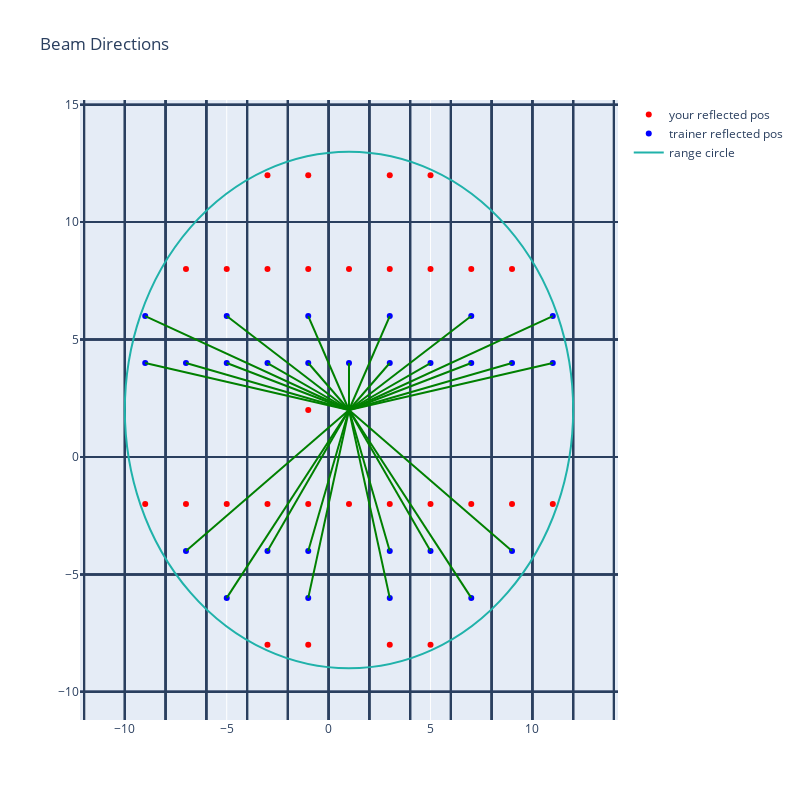

Write notebook code for a chart like this one.
### Code cell
result_plot([2,5],[1,2],[1,4],11)

### Figure 1 — Plotly figure (JSON) as saved in the notebook; plotly's stock layout.template omitted (floating-point values rounded to 4 significant figures)
{"data": [{"marker": {"color": "red"}, "mode": "markers", "name": "your reflected pos", "type": "scatter", "x": [-1, 1, 3, -1, -3, 5, 1, 3, -1, 7, -3, -5, 5, -5, 7, 9, -7, -7, 9, 3, -1, -1, 3, -3, 5, -3, 11, -9, 5], "y": [2, -2, -2, -2, -2, -2, 8, 8, 8, -2, 8, -2, 8, 8, 8, -2, -2, 8, 8, 12, -8, 12, -8, -8, -8, 12, -2, -2, 12]}, {"marker": {"color": "blue"}, "mode": "markers", "name": "trainer reflected pos", "type": "scatter", "x": [1, -1, 3, 3, -1, -3, 5, -1, 3, 7, -5, 5, -3, -5, 7, -1, 9, 3, -7, 7, -5, 9, -7, 11, -9, -9, 11], "y": [4, 4, 4, 6, 6, 4, 4, -4, -4, 4, 4, -4, -4, 6, 6, -6, 4, -6, 4, -6, -6, -4, -4, 4, 4, 6, 6]}, {"line": {"color": "LightSeaGreen"}, "mode": "lines", "name": "range circle", "type": "scatter", "x": [11], "y": [11]}], "layout": {"height": 800, "shapes": [{"type": "rect", "x0": 2, "x1": 4, "y0": 5, "y1": 10}, {"type": "rect", "x0": 2, "x1": 4, "y0": 10, "y1": 15}, {"type": "rect", "x0": 2, "x1": 4, "y0": 15, "y1": 20}, {"type": "rect", "x0": 2, "x1": 4, "y0": 20, "y1": 25}, {"type": "rect", "x0": 2, "x1": 4, "y0": 25, "y1": 30}, {"type": "rect", "x0": 2, "x1": 4, "y0": 30, "y1": 35}, {"type": "rect", "x0": 2, "x1": 4, "y0": 35, "y1": 40}, {"type": "rect", "x0": 2, "x1": 4, "y0": 40, "y1": -40}, {"type": "rect", "x0": 2, "x1": 4, "y0": -40, "y1": -35}, {"type": "rect", "x0": 2, "x1": 4, "y0": -35, "y1": -30}, {"type": "rect", "x0": 2, "x1": 4, "y0": -30, "y1": -25}, {"type": "rect", "x0": 2, "x1": 4, "y0": -25, "y1": -20}, {"type": "rect", "x0": 2, "x1": 4, "y0": -20, "y1": -15}, {"type": "rect", "x0": 2, "x1": 4, "y0": -15, "y1": -10}, {"type": "rect", "x0": 2, "x1": 4, "y0": -10, "y1": -5}, {"type": "rect", "x0": 2, "x1": 4, "y0": -5, "y1": 0}, {"type": "rect", "x0": 2, "x1": 4, "y0": 0, "y1": 5}, {"type": "rect", "x0": 4, "x1": 6, "y0": 5, "y1": 10}, {"type": "rect", "x0": 4, "x1": 6, "y0": 10, "y1": 15}, {"type": "rect", "x0": 4, "x1": 6, "y0": 15, "y1": 20}, {"type": "rect", "x0": 4, "x1": 6, "y0": 20, "y1": 25}, {"type": "rect", "x0": 4, "x1": 6, "y0": 25, "y1": 30}, {"type": "rect", "x0": 4, "x1": 6, "y0": 30, "y1": 35}, {"type": "rect", "x0": 4, "x1": 6, "y0": 35, "y1": 40}, {"type": "rect", "x0": 4, "x1": 6, "y0": 40, "y1": -40}, {"type": "rect", "x0": 4, "x1": 6, "y0": -40, "y1": -35}, {"type": "rect", "x0": 4, "x1": 6, "y0": -35, "y1": -30}, {"type": "rect", "x0": 4, "x1": 6, "y0": -30, "y1": -25}, {"type": "rect", "x0": 4, "x1": 6, "y0": -25, "y1": -20}, {"type": "rect", "x0": 4, "x1": 6, "y0": -20, "y1": -15}, {"type": "rect", "x0": 4, "x1": 6, "y0": -15, "y1": -10}, {"type": "rect", "x0": 4, "x1": 6, "y0": -10, "y1": -5}, {"type": "rect", "x0": 4, "x1": 6, "y0": -5, "y1": 0}, {"type": "rect", "x0": 4, "x1": 6, "y0": 0, "y1": 5}, {"type": "rect", "x0": 6, "x1": 8, "y0": 5, "y1": 10}, {"type": "rect", "x0": 6, "x1": 8, "y0": 10, "y1": 15}, {"type": "rect", "x0": 6, "x1": 8, "y0": 15, "y1": 20}, {"type": "rect", "x0": 6, "x1": 8, "y0": 20, "y1": 25}, {"type": "rect", "x0": 6, "x1": 8, "y0": 25, "y1": 30}, {"type": "rect", "x0": 6, "x1": 8, "y0": 30, "y1": 35}, {"type": "rect", "x0": 6, "x1": 8, "y0": 35, "y1": 40}, {"type": "rect", "x0": 6, "x1": 8, "y0": 40, "y1": -40}, {"type": "rect", "x0": 6, "x1": 8, "y0": -40, "y1": -35}, {"type": "rect", "x0": 6, "x1": 8, "y0": -35, "y1": -30}, {"type": "rect", "x0": 6, "x1": 8, "y0": -30, "y1": -25}, {"type": "rect", "x0": 6, "x1": 8, "y0": -25, "y1": -20}, {"type": "rect", "x0": 6, "x1": 8, "y0": -20, "y1": -15}, {"type": "rect", "x0": 6, "x1": 8, "y0": -15, "y1": -10}, {"type": "rect", "x0": 6, "x1": 8, "y0": -10, "y1": -5}, {"type": "rect", "x0": 6, "x1": 8, "y0": -5, "y1": 0}, {"type": "rect", "x0": 6, "x1": 8, "y0": 0, "y1": 5}, {"type": "rect", "x0": 8, "x1": 10, "y0": 5, "y1": 10}, {"type": "rect", "x0": 8, "x1": 10, "y0": 10, "y1": 15}, {"type": "rect", "x0": 8, "x1": 10, "y0": 15, "y1": 20}, {"type": "rect", "x0": 8, "x1": 10, "y0": 20, "y1": 25}, {"type": "rect", "x0": 8, "x1": 10, "y0": 25, "y1": 30}, {"type": "rect", "x0": 8, "x1": 10, "y0": 30, "y1": 35}, {"type": "rect", "x0": 8, "x1": 10, "y0": 35, "y1": 40}, {"type": "rect", "x0": 8, "x1": 10, "y0": 40, "y1": -40}, {"type": "rect", "x0": 8, "x1": 10, "y0": -40, "y1": -35}, {"type": "rect", "x0": 8, "x1": 10, "y0": -35, "y1": -30}, {"type": "rect", "x0": 8, "x1": 10, "y0": -30, "y1": -25}, {"type": "rect", "x0": 8, "x1": 10, "y0": -25, "y1": -20}, {"type": "rect", "x0": 8, "x1": 10, "y0": -20, "y1": -15}, {"type": "rect", "x0": 8, "x1": 10, "y0": -15, "y1": -10}, {"type": "rect", "x0": 8, "x1": 10, "y0": -10, "y1": -5}, {"type": "rect", "x0": 8, "x1": 10, "y0": -5, "y1": 0}, {"type": "rect", "x0": 8, "x1": 10, "y0": 0, "y1": 5}, {"type": "rect", "x0": 10, "x1": 12, "y0": 5, "y1": 10}, {"type": "rect", "x0": 10, "x1": 12, "y0": 10, "y1": 15}, {"type": "rect", "x0": 10, "x1": 12, "y0": 15, "y1": 20}, {"type": "rect", "x0": 10, "x1": 12, "y0": 20, "y1": 25}, {"type": "rect", "x0": 10, "x1": 12, "y0": 25, "y1": 30}, {"type": "rect", "x0": 10, "x1": 12, "y0": 30, "y1": 35}, {"type": "rect", "x0": 10, "x1": 12, "y0": 35, "y1": 40}, {"type": "rect", "x0": 10, "x1": 12, "y0": 40, "y1": -40}, {"type": "rect", "x0": 10, "x1": 12, "y0": -40, "y1": -35}, {"type": "rect", "x0": 10, "x1": 12, "y0": -35, "y1": -30}, {"type": "rect", "x0": 10, "x1": 12, "y0": -30, "y1": -25}, {"type": "rect", "x0": 10, "x1": 12, "y0": -25, "y1": -20}, {"type": "rect", "x0": 10, "x1": 12, "y0": -20, "y1": -15}, {"type": "rect", "x0": 10, "x1": 12, "y0": -15, "y1": -10}, {"type": "rect", "x0": 10, "x1": 12, "y0": -10, "y1": -5}, {"type": "rect", "x0": 10, "x1": 12, "y0": -5, "y1": 0}, {"type": "rect", "x0": 10, "x1": 12, "y0": 0, "y1": 5}, {"type": "rect", "x0": 12, "x1": 14, "y0": 5, "y1": 10}, {"type": "rect", "x0": 12, "x1": 14, "y0": 10, "y1": 15}, {"type": "rect", "x0": 12, "x1": 14, "y0": 15, "y1": 20}, {"type": "rect", "x0": 12, "x1": 14, "y0": 20, "y1": 25}, {"type": "rect", "x0": 12, "x1": 14, "y0": 25, "y1": 30}, {"type": "rect", "x0": 12, "x1": 14, "y0": 30, "y1": 35}, {"type": "rect", "x0": 12, "x1": 14, "y0": 35, "y1": 40}, {"type": "rect", "x0": 12, "x1": 14, "y0": 40, "y1": -40}, {"type": "rect", "x0": 12, "x1": 14, "y0": -40, "y1": -35}, {"type": "rect", "x0": 12, "x1": 14, "y0": -35, "y1": -30}, {"type": "rect", "x0": 12, "x1": 14, "y0": -30, "y1": -25}, {"type": "rect", "x0": 12, "x1": 14, "y0": -25, "y1": -20}, {"type": "rect", "x0": 12, "x1": 14, "y0": -20, "y1": -15}, {"type": "rect", "x0": 12, "x1": 14, "y0": -15, "y1": -10}, {"type": "rect", "x0": 12, "x1": 14, "y0": -10, "y1": -5}, {"type": "rect", "x0": 12, "x1": 14, "y0": -5, "y1": 0}, {"type": "rect", "x0": 12, "x1": 14, "y0": 0, "y1": 5}, {"type": "rect", "x0": 14, "x1": 16, "y0": 5, "y1": 10}, {"type": "rect", "x0": 14, "x1": 16, "y0": 10, "y1": 15}, {"type": "rect", "x0": 14, "x1": 16, "y0": 15, "y1": 20}, {"type": "rect", "x0": 14, "x1": 16, "y0": 20, "y1": 25}, {"type": "rect", "x0": 14, "x1": 16, "y0": 25, "y1": 30}, {"type": "rect", "x0": 14, "x1": 16, "y0": 30, "y1": 35}, {"type": "rect", "x0": 14, "x1": 16, "y0": 35, "y1": 40}, {"type": "rect", "x0": 14, "x1": 16, "y0": 40, "y1": -40}, {"type": "rect", "x0": 14, "x1": 16, "y0": -40, "y1": -35}, {"type": "rect", "x0": 14, "x1": 16, "y0": -35, "y1": -30}, {"type": "rect", "x0": 14, "x1": 16, "y0": -30, "y1": -25}, {"type": "rect", "x0": 14, "x1": 16, "y0": -25, "y1": -20}, {"type": "rect", "x0": 14, "x1": 16, "y0": -20, "y1": -15}, {"type": "rect", "x0": 14, "x1": 16, "y0": -15, "y1": -10}, {"type": "rect", "x0": 14, "x1": 16, "y0": -10, "y1": -5}, {"type": "rect", "x0": 14, "x1": 16, "y0": -5, "y1": 0}, {"type": "rect", "x0": 14, "x1": 16, "y0": 0, "y1": 5}, {"type": "rect", "x0": 16, "x1": -16, "y0": 5, "y1": 10}, {"type": "rect", "x0": 16, "x1": -16, "y0": 10, "y1": 15}, {"type": "rect", "x0": 16, "x1": -16, "y0": 15, "y1": 20}, {"type": "rect", "x0": 16, "x1": -16, "y0": 20, "y1": 25}, {"type": "rect", "x0": 16, "x1": -16, "y0": 25, "y1": 30}, {"type": "rect", "x0": 16, "x1": -16, "y0": 30, "y1": 35}, {"type": "rect", "x0": 16, "x1": -16, "y0": 35, "y1": 40}, {"type": "rect", "x0": 16, "x1": -16, "y0": 40, "y1": -40}, {"type": "rect", "x0": 16, "x1": -16, "y0": -40, "y1": -35}, {"type": "rect", "x0": 16, "x1": -16, "y0": -35, "y1": -30}, {"type": "rect", "x0": 16, "x1": -16, "y0": -30, "y1": -25}, {"type": "rect", "x0": 16, "x1": -16, "y0": -25, "y1": -20}, {"type": "rect", "x0": 16, "x1": -16, "y0": -20, "y1": -15}, {"type": "rect", "x0": 16, "x1": -16, "y0": -15, "y1": -10}, {"type": "rect", "x0": 16, "x1": -16, "y0": -10, "y1": -5}, {"type": "rect", "x0": 16, "x1": -16, "y0": -5, "y1": 0}, {"type": "rect", "x0": 16, "x1": -16, "y0": 0, "y1": 5}, {"type": "rect", "x0": -16, "x1": -14, "y0": 5, "y1": 10}, {"type": "rect", "x0": -16, "x1": -14, "y0": 10, "y1": 15}, {"type": "rect", "x0": -16, "x1": -14, "y0": 15, "y1": 20}, {"type": "rect", "x0": -16, "x1": -14, "y0": 20, "y1": 25}, {"type": "rect", "x0": -16, "x1": -14, "y0": 25, "y1": 30}, {"type": "rect", "x0": -16, "x1": -14, "y0": 30, "y1": 35}, {"type": "rect", "x0": -16, "x1": -14, "y0": 35, "y1": 40}, {"type": "rect", "x0": -16, "x1": -14, "y0": 40, "y1": -40}, {"type": "rect", "x0": -16, "x1": -14, "y0": -40, "y1": -35}, {"type": "rect", "x0": -16, "x1": -14, "y0": -35, "y1": -30}, {"type": "rect", "x0": -16, "x1": -14, "y0": -30, "y1": -25}, {"type": "rect", "x0": -16, "x1": -14, "y0": -25, "y1": -20}, {"type": "rect", "x0": -16, "x1": -14, "y0": -20, "y1": -15}, {"type": "rect", "x0": -16, "x1": -14, "y0": -15, "y1": -10}, {"type": "rect", "x0": -16, "x1": -14, "y0": -10, "y1": -5}, {"type": "rect", "x0": -16, "x1": -14, "y0": -5, "y1": 0}, {"type": "rect", "x0": -16, "x1": -14, "y0": 0, "y1": 5}, {"type": "rect", "x0": -14, "x1": -12, "y0": 5, "y1": 10}, {"type": "rect", "x0": -14, "x1": -12, "y0": 10, "y1": 15}, {"type": "rect", "x0": -14, "x1": -12, "y0": 15, "y1": 20}, {"type": "rect", "x0": -14, "x1": -12, "y0": 20, "y1": 25}, {"type": "rect", "x0": -14, "x1": -12, "y0": 25, "y1": 30}, {"type": "rect", "x0": -14, "x1": -12, "y0": 30, "y1": 35}, {"type": "rect", "x0": -14, "x1": -12, "y0": 35, "y1": 40}, {"type": "rect", "x0": -14, "x1": -12, "y0": 40, "y1": -40}, {"type": "rect", "x0": -14, "x1": -12, "y0": -40, "y1": -35}, {"type": "rect", "x0": -14, "x1": -12, "y0": -35, "y1": -30}, {"type": "rect", "x0": -14, "x1": -12, "y0": -30, "y1": -25}, {"type": "rect", "x0": -14, "x1": -12, "y0": -25, "y1": -20}, {"type": "rect", "x0": -14, "x1": -12, "y0": -20, "y1": -15}, {"type": "rect", "x0": -14, "x1": -12, "y0": -15, "y1": -10}, {"type": "rect", "x0": -14, "x1": -12, "y0": -10, "y1": -5}, {"type": "rect", "x0": -14, "x1": -12, "y0": -5, "y1": 0}, {"type": "rect", "x0": -14, "x1": -12, "y0": 0, "y1": 5}, {"type": "rect", "x0": -12, "x1": -10, "y0": 5, "y1": 10}, {"type": "rect", "x0": -12, "x1": -10, "y0": 10, "y1": 15}, {"type": "rect", "x0": -12, "x1": -10, "y0": 15, "y1": 20}, {"type": "rect", "x0": -12, "x1": -10, "y0": 20, "y1": 25}, {"type": "rect", "x0": -12, "x1": -10, "y0": 25, "y1": 30}, {"type": "rect", "x0": -12, "x1": -10, "y0": 30, "y1": 35}, {"type": "rect", "x0": -12, "x1": -10, "y0": 35, "y1": 40}, {"type": "rect", "x0": -12, "x1": -10, "y0": 40, "y1": -40}, {"type": "rect", "x0": -12, "x1": -10, "y0": -40, "y1": -35}, {"type": "rect", "x0": -12, "x1": -10, "y0": -35, "y1": -30}, {"type": "rect", "x0": -12, "x1": -10, "y0": -30, "y1": -25}, {"type": "rect", "x0": -12, "x1": -10, "y0": -25, "y1": -20}, {"type": "rect", "x0": -12, "x1": -10, "y0": -20, "y1": -15}, {"type": "rect", "x0": -12, "x1": -10, "y0": -15, "y1": -10}, {"type": "rect", "x0": -12, "x1": -10, "y0": -10, "y1": -5}, {"type": "rect", "x0": -12, "x1": -10, "y0": -5, "y1": 0}, {"type": "rect", "x0": -12, "x1": -10, "y0": 0, "y1": 5}, {"type": "rect", "x0": -10, "x1": -8, "y0": 5, "y1": 10}, {"type": "rect", "x0": -10, "x1": -8, "y0": 10, "y1": 15}, {"type": "rect", "x0": -10, "x1": -8, "y0": 15, "y1": 20}, {"type": "rect", "x0": -10, "x1": -8, "y0": 20, "y1": 25}, {"type": "rect", "x0": -10, "x1": -8, "y0": 25, "y1": 30}, {"type": "rect", "x0": -10, "x1": -8, "y0": 30, "y1": 35}, {"type": "rect", "x0": -10, "x1": -8, "y0": 35, "y1": 40}, {"type": "rect", "x0": -10, "x1": -8, "y0": 40, "y1": -40}, {"type": "rect", "x0": -10, "x1": -8, "y0": -40, "y1": -35}, {"type": "rect", "x0": -10, "x1": -8, "y0": -35, "y1": -30}, {"type": "rect", "x0": -10, "x1": -8, "y0": -30, "y1": -25}, {"type": "rect", "x0": -10, "x1": -8, "y0": -25, "y1": -20}, {"type": "rect", "x0": -10, "x1": -8, "y0": -20, "y1": -15}, {"type": "rect", "x0": -10, "x1": -8, "y0": -15, "y1": -10}, {"type": "rect", "x0": -10, "x1": -8, "y0": -10, "y1": -5}, {"type": "rect", "x0": -10, "x1": -8, "y0": -5, "y1": 0}, {"type": "rect", "x0": -10, "x1": -8, "y0": 0, "y1": 5}, {"type": "rect", "x0": -8, "x1": -6, "y0": 5, "y1": 10}, {"type": "rect", "x0": -8, "x1": -6, "y0": 10, "y1": 15}, {"type": "rect", "x0": -8, "x1": -6, "y0": 15, "y1": 20}, {"type": "rect", "x0": -8, "x1": -6, "y0": 20, "y1": 25}, {"type": "rect", "x0": -8, "x1": -6, "y0": 25, "y1": 30}, {"type": "rect", "x0": -8, "x1": -6, "y0": 30, "y1": 35}, {"type": "rect", "x0": -8, "x1": -6, "y0": 35, "y1": 40}, {"type": "rect", "x0": -8, "x1": -6, "y0": 40, "y1": -40}, {"type": "rect", "x0": -8, "x1": -6, "y0": -40, "y1": -35}, {"type": "rect", "x0": -8, "x1": -6, "y0": -35, "y1": -30}, {"type": "rect", "x0": -8, "x1": -6, "y0": -30, "y1": -25}, {"type": "rect", "x0": -8, "x1": -6, "y0": -25, "y1": -20}, {"type": "rect", "x0": -8, "x1": -6, "y0": -20, "y1": -15}, {"type": "rect", "x0": -8, "x1": -6, "y0": -15, "y1": -10}, {"type": "rect", "x0": -8, "x1": -6, "y0": -10, "y1": -5}, {"type": "rect", "x0": -8, "x1": -6, "y0": -5, "y1": 0}, {"type": "rect", "x0": -8, "x1": -6, "y0": 0, "y1": 5}, {"type": "rect", "x0": -6, "x1": -4, "y0": 5, "y1": 10}, {"type": "rect", "x0": -6, "x1": -4, "y0": 10, "y1": 15}, {"type": "rect", "x0": -6, "x1": -4, "y0": 15, "y1": 20}, {"type": "rect", "x0": -6, "x1": -4, "y0": 20, "y1": 25}, {"type": "rect", "x0": -6, "x1": -4, "y0": 25, "y1": 30}, {"type": "rect", "x0": -6, "x1": -4, "y0": 30, "y1": 35}, {"type": "rect", "x0": -6, "x1": -4, "y0": 35, "y1": 40}, {"type": "rect", "x0": -6, "x1": -4, "y0": 40, "y1": -40}, {"type": "rect", "x0": -6, "x1": -4, "y0": -40, "y1": -35}, {"type": "rect", "x0": -6, "x1": -4, "y0": -35, "y1": -30}, {"type": "rect", "x0": -6, "x1": -4, "y0": -30, "y1": -25}, {"type": "rect", "x0": -6, "x1": -4, "y0": -25, "y1": -20}, {"type": "rect", "x0": -6, "x1": -4, "y0": -20, "y1": -15}, {"type": "rect", "x0": -6, "x1": -4, "y0": -15, "y1": -10}, {"type": "rect", "x0": -6, "x1": -4, "y0": -10, "y1": -5}, {"type": "rect", "x0": -6, "x1": -4, "y0": -5, "y1": 0}, {"type": "rect", "x0": -6, "x1": -4, "y0": 0, "y1": 5}, {"type": "rect", "x0": -4, "x1": -2, "y0": 5, "y1": 10}, {"type": "rect", "x0": -4, "x1": -2, "y0": 10, "y1": 15}, {"type": "rect", "x0": -4, "x1": -2, "y0": 15, "y1": 20}, {"type": "rect", "x0": -4, "x1": -2, "y0": 20, "y1": 25}, {"type": "rect", "x0": -4, "x1": -2, "y0": 25, "y1": 30}, {"type": "rect", "x0": -4, "x1": -2, "y0": 30, "y1": 35}, {"type": "rect", "x0": -4, "x1": -2, "y0": 35, "y1": 40}, {"type": "rect", "x0": -4, "x1": -2, "y0": 40, "y1": -40}, {"type": "rect", "x0": -4, "x1": -2, "y0": -40, "y1": -35}, {"type": "rect", "x0": -4, "x1": -2, "y0": -35, "y1": -30}, {"type": "rect", "x0": -4, "x1": -2, "y0": -30, "y1": -25}, {"type": "rect", "x0": -4, "x1": -2, "y0": -25, "y1": -20}, {"type": "rect", "x0": -4, "x1": -2, "y0": -20, "y1": -15}, {"type": "rect", "x0": -4, "x1": -2, "y0": -15, "y1": -10}, {"type": "rect", "x0": -4, "x1": -2, "y0": -10, "y1": -5}, {"type": "rect", "x0": -4, "x1": -2, "y0": -5, "y1": 0}, {"type": "rect", "x0": -4, "x1": -2, "y0": 0, "y1": 5}, {"type": "rect", "x0": -2, "x1": 0, "y0": 5, "y1": 10}, {"type": "rect", "x0": -2, "x1": 0, "y0": 10, "y1": 15}, {"type": "rect", "x0": -2, "x1": 0, "y0": 15, "y1": 20}, {"type": "rect", "x0": -2, "x1": 0, "y0": 20, "y1": 25}, {"type": "rect", "x0": -2, "x1": 0, "y0": 25, "y1": 30}, {"type": "rect", "x0": -2, "x1": 0, "y0": 30, "y1": 35}, {"type": "rect", "x0": -2, "x1": 0, "y0": 35, "y1": 40}, {"type": "rect", "x0": -2, "x1": 0, "y0": 40, "y1": -40}, {"type": "rect", "x0": -2, "x1": 0, "y0": -40, "y1": -35}, {"type": "rect", "x0": -2, "x1": 0, "y0": -35, "y1": -30}, {"type": "rect", "x0": -2, "x1": 0, "y0": -30, "y1": -25}, {"type": "rect", "x0": -2, "x1": 0, "y0": -25, "y1": -20}, {"type": "rect", "x0": -2, "x1": 0, "y0": -20, "y1": -15}, {"type": "rect", "x0": -2, "x1": 0, "y0": -15, "y1": -10}, {"type": "rect", "x0": -2, "x1": 0, "y0": -10, "y1": -5}, {"type": "rect", "x0": -2, "x1": 0, "y0": -5, "y1": 0}, {"type": "rect", "x0": -2, "x1": 0, "y0": 0, "y1": 5}, {"type": "rect", "x0": 0, "x1": 2, "y0": 5, "y1": 10}, {"type": "rect", "x0": 0, "x1": 2, "y0": 10, "y1": 15}, {"type": "rect", "x0": 0, "x1": 2, "y0": 15, "y1": 20}, {"type": "rect", "x0": 0, "x1": 2, "y0": 20, "y1": 25}, {"type": "rect", "x0": 0, "x1": 2, "y0": 25, "y1": 30}, {"type": "rect", "x0": 0, "x1": 2, "y0": 30, "y1": 35}, {"type": "rect", "x0": 0, "x1": 2, "y0": 35, "y1": 40}, {"type": "rect", "x0": 0, "x1": 2, "y0": 40, "y1": -40}, {"type": "rect", "x0": 0, "x1": 2, "y0": -40, "y1": -35}, {"type": "rect", "x0": 0, "x1": 2, "y0": -35, "y1": -30}, {"type": "rect", "x0": 0, "x1": 2, "y0": -30, "y1": -25}, {"type": "rect", "x0": 0, "x1": 2, "y0": -25, "y1": -20}, {"type": "rect", "x0": 0, "x1": 2, "y0": -20, "y1": -15}, {"type": "rect", "x0": 0, "x1": 2, "y0": -15, "y1": -10}, {"type": "rect", "x0": 0, "x1": 2, "y0": -10, "y1": -5}, {"type": "rect", "x0": 0, "x1": 2, "y0": -5, "y1": 0}, {"type": "rect", "x0": 0, "x1": 2, "y0": 0, "y1": 5}, {"line": {"color": "Green", "width": 2}, "type": "line", "x0": 1, "x1": 1, "y0": 2, "y1": 4}, {"line": {"color": "Green", "width": 2}, "type": "line", "x0": 1, "x1": -1, "y0": 2, "y1": 4}, {"line": {"color": "Green", "width": 2}, "type": "line", "x0": 1, "x1": 3, "y0": 2, "y1": 4}, {"line": {"color": "Green", "width": 2}, "type": "line", "x0": 1, "x1": 3, "y0": 2, "y1": 6}, {"line": {"color": "Green", "width": 2}, "type": "line", "x0": 1, "x1": -1, "y0": 2, "y1": 6}, {"line": {"color": "Green", "width": 2}, "type": "line", "x0": 1, "x1": -3, "y0": 2, "y1": 4}, {"line": {"color": "Green", "width": 2}, "type": "line", "x0": 1, "x1": 5, "y0": 2, "y1": 4}, {"line": {"color": "Green", "width": 2}, "type": "line", "x0": 1, "x1": -1, "y0": 2, "y1": -4}, {"line": {"color": "Green", "width": 2}, "type": "line", "x0": 1, "x1": 3, "y0": 2, "y1": -4}, {"line": {"color": "Green", "width": 2}, "type": "line", "x0": 1, "x1": 7, "y0": 2, "y1": 4}, {"line": {"color": "Green", "width": 2}, "type": "line", "x0": 1, "x1": -5, "y0": 2, "y1": 4}, {"line": {"color": "Green", "width": 2}, "type": "line", "x0": 1, "x1": 5, "y0": 2, "y1": -4}, {"line": {"color": "Green", "width": 2}, "type": "line", "x0": 1, "x1": -3, "y0": 2, "y1": -4}, {"line": {"color": "Green", "width": 2}, "type": "line", "x0": 1, "x1": -5, "y0": 2, "y1": 6}, {"line": {"color": "Green", "width": 2}, "type": "line", "x0": 1, "x1": 7, "y0": 2, "y1": 6}, {"line": {"color": "Green", "width": 2}, "type": "line", "x0": 1, "x1": -1, "y0": 2, "y1": -6}, {"line": {"color": "Green", "width": 2}, "type": "line", "x0": 1, "x1": 9, "y0": 2, "y1": 4}, {"line": {"color": "Green", "width": 2}, "type": "line", "x0": 1, "x1": 3, "y0": 2, "y1": -6}, {"line": {"color": "Green", "width": 2}, "type": "line", "x0": 1, "x1": -7, "y0": 2, "y1": 4}, {"line": {"color": "Green", "width": 2}, "type": "line", "x0": 1, "x1": 7, "y0": 2, "y1": -6}, {"line": {"color": "Green", "width": 2}, "type": "line", "x0": 1, "x1": -5, "y0": 2, "y1": -6}, {"line": {"color": "Green", "width": 2}, "type": "line", "x0": 1, "x1": 9, "y0": 2, "y1": -4}, {"line": {"color": "Green", "width": 2}, "type": "line", "x0": 1, "x1": -7, "y0": 2, "y1": -4}, {"line": {"color": "Green", "width": 2}, "type": "line", "x0": 1, "x1": 11, "y0": 2, "y1": 4}, {"line": {"color": "Green", "width": 2}, "type": "line", "x0": 1, "x1": -9, "y0": 2, "y1": 4}, {"line": {"color": "Green", "width": 2}, "type": "line", "x0": 1, "x1": -9, "y0": 2, "y1": 6}, {"line": {"color": "Green", "width": 2}, "type": "line", "x0": 1, "x1": 11, "y0": 2, "y1": 6}, {"line": {"color": "LightSeaGreen"}, "type": "circle", "x0": -10, "x1": 12, "y0": -9, "y1": 13}], "title": {"text": "Beam Directions"}, "width": 800, "xaxis": {"range": [-12.2, 14.2], "zeroline": false}, "yaxis": {"range": [-11.2, 15.2]}}}
